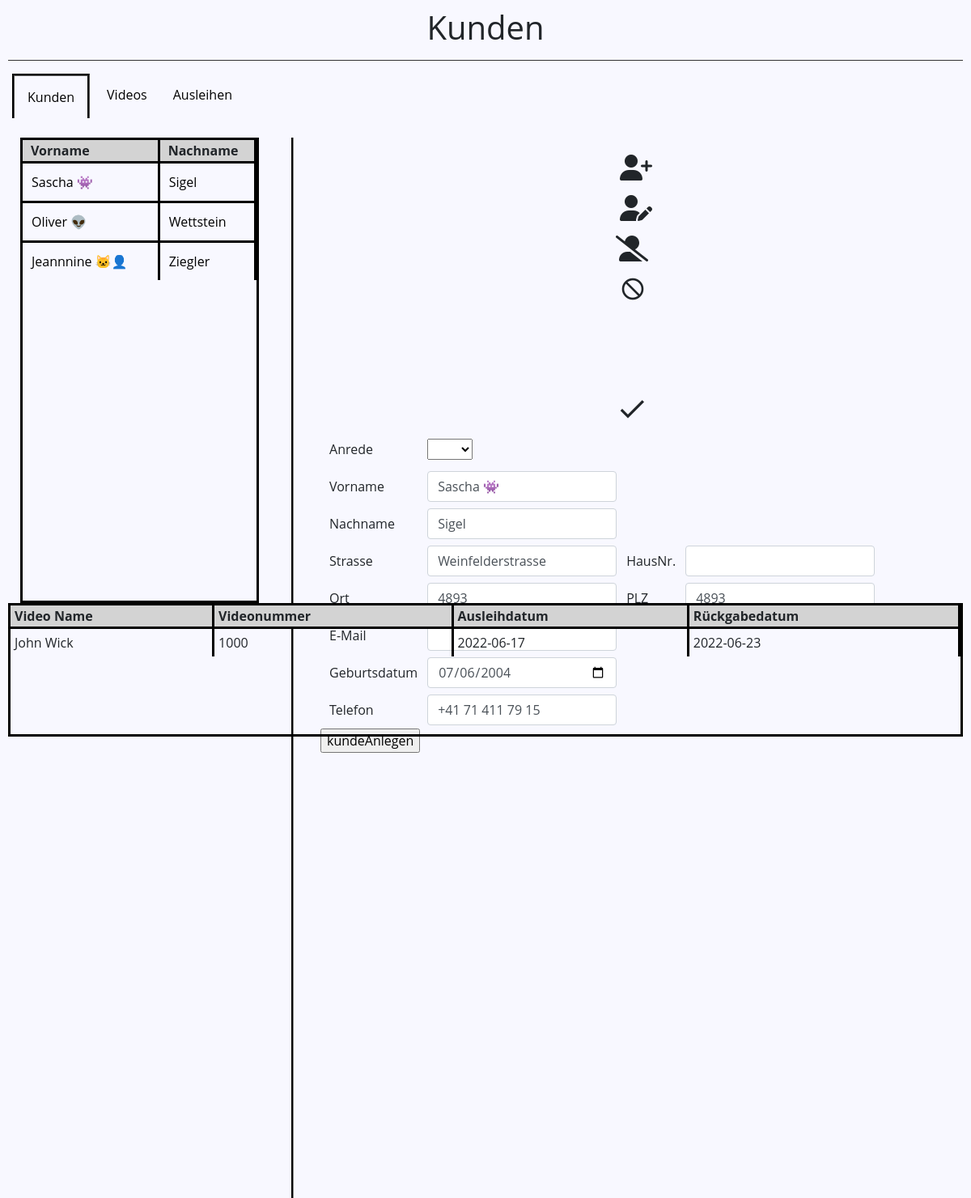
Page /index_videos.php?kunNummer=1000 on the committed database.
### tables this page shows
create table TKunden (
	KunNummer int unsigned primary key auto_increment,
    KunAnrede enum('Herr', 'Frau'),
    KunVorname varchar(40) not null,
    KunNachname varchar(40) not null,
    KunStrasse varchar(50) not null,
    KunHausnummer varchar(4) not null,
    KunEMail varchar(40) not null,
    KunGebDatum date not null,
    KunTelefon char(16) not null,
    OrtONRP int(5) not null
);

create table TVideos(
	VidNummer int unsigned primary key auto_increment,
    VidTitel varchar(40) not null,
    VidDauer time not null,
    VidKategorie varchar(40),
    VidJahr year not null,
    VidFreiAb smallint unsigned not null,
    VidPreisProTag decimal (4,2) not null,
    VidEinkaufsPreis decimal (5,2) not null,
    VidLagerbestand int unsigned not null
);

create table TAusleihen (
	AusId int unsigned primary key auto_increment,
    AusVon date not null,
    AusBis date,
    VidNummer int unsigned not null,
    KunNummer int unsigned not null
);

### index_videos.php (the view, shortened to what this page needs)
<?php
require_once "config.php";
if (isset($_GET['kunNummer'])) {
    $kunNummer = $_GET['kunNummer'];
    $sql = "SELECT * FROM TKunden where kunNummer=" . $kunNummer;
    $result = $link->query($sql);
    if ($result->num_rows > 0) {
        while ($row = $result->fetch_assoc()) {
            $kunVorname = $row['KunVorname'];
            $kunNachname = $row['KunNachname'];
            $kunStrasse = $row['KunStrasse'];
            $kunGebDatum = $row['KunGebDatum'];
            $kunTelefon = $row['KunTelefon'];
            $ortONRP = $row['OrtONRP'];
        }
    }
} else if (isset($_POST['kundeAnlegen'])) {
    $sql = "INSERT INTO TKunden (KunAnrede, KunVorname, KunNachname, KunStrasse, KunGebDatum, KunTelefon, OrtONRP)
                      VALUES ('" . $_POST['anrede'] . "','" . $_POST['vn'] . "','" . $_POST['nn'] . "','" . $_POST['str'] . "'," . $_POST['datum'] . ",'" . $_POST['tele'] . "'," . $_POST['plz'] . ")";
    mysqli_query($link, $sql);
    echo $_POST['anrede'] . "," . $_POST['vn'] . "," . $_POST['nn'] . "," . $_POST['str'] . "," . $_POST['datum'] . "," . $_POST['tele'] . "," . $_POST['plz'];
}
?>
<!doctype html>
<html lang="de">
<head>
    <link rel="stylesheet" href="https://cdn.jsdelivr.net/npm/bootstrap@4.6.0/dist/css/bootstrap.min.css">
    <link href="css/bootstrap-custom.css" rel="stylesheet">
</head>
<body>
    <div class="container">
        <h1>Kunden</h1>
        <hr>
        <nav>
            <ul>
                <li><a class="active" href="index.php">Kunden</a></li>
                <li><a href="videos.php">Videos</a></li>
                <li><a href="ausleihen.php">Ausleihen</a></li>
            </ul>
        </nav>
        <br>
        <div class="datatable">
            <table>
                <thead>
                    <tr>
                        <th>Vorname</th>
                        <th>Nachname</th>
                    </tr>
                </thead>
                <tbody>
                    <?php
                    $sql = "SELECT * FROM TKunden";
                    $result = $link->query($sql);
                    if ($result->num_rows > 0) {
                        while ($row = $result->fetch_assoc()) {
                            echo "  <tr>
                                        <td><a href='" . $_SERVER['PHP_SELF'] . '?kunNummer=' . $row['KunNummer'] . "'>" . $row['KunVorname'] . "</a></td>
                                        <td><a href='" . $_SERVER['PHP_SELF'] . '?kunNummer=' . $row['KunNummer'] . "'>" . $row['KunNachname'] . "</a></td>
                                    </tr>";
                        }
                    }
                    ?>
                </tbody>
            </table>
        </div>
        <div class="vl"></div>
        <div class="icon">
            <table>
                <tr>
                    <td>
                        <br>
                        <div onclick="addUser()">
                            <i class="fa-solid fa-user-plus fa-2xl" style="margin: 5px;"></i>
                        </div>
                    </td>
                </tr>
                <tr>
                    <td>
                        <div onclick="editUser()">
                            <br>
                            <i class="fa-solid fa-user-pen fa-2xl" style="margin: 5px;"></i></i>
                        </div>
                    </td>
                </tr>
                <tr>
                    <td>
                        <div onclick="deleteUser()">
                            <br>
                            <i class="fa-solid fa-user-large-slash fa-2xl"></i>
                        </div>
                    </td>
                </tr>
                <tr>
                    <td>
                        <div onclick="dismiss()">
                            <i class="material-icons" style="font-size:32px; margin-top: 20px; margin-left: 5px;">not_interested</i>
                        </div>
                    </td>
                </tr>
                <tr>
                    <td>
                        <div onclick="done()">
                            <br>
                            <i class="material-icons" style="font-size:40px; margin-top: 80px;">done</i>
                        </div>
                    </td>
                </tr>
            </table>
        </div>
        <div class="kunde">
            <form action="index.php" method="post">
                <table>
                    <tr>
                        <td>
                            <label for="anrede">Anrede</label>
                        </td>
                        <td>
                            <select name="anrede" id="anrede" required>
                                <option value=""></option>
                                <option value="Frau">Frau</option>
                            </select>
                        </td>
                    </tr>
                    <tr>
                        <td>
                            <label for="vn">Vorname</label>
                        </td>
                        <td>
                            <input type="text" class="form-control" id="vn" name="vn" value="<?php echo $kunVorname ?>" required>
                        </td>
                    </tr>
                    <tr>
                        <td>
                            <label for="nn">Nachname</label>
                        </td>
                        <td>
                            <input type="text" class="form-control" id="nn" name="nn" value="<?php echo $kunNachname ?>" required>
                        </td>
                    </tr>
                    <tr>
                        <td>
                            <label for="str">Strasse</label>
                        </td>
                        <td>
                            <input type="text" class="form-control" id="str" name="str" value="<?php echo $kunStrasse ?>" required>
                        </td>
                        <td>
                            <label for="nr">HausNr.</label>
                        </td>
                        <td>
                            <input type="text" class="form-control" id="nr" name="nr" value="<?php echo "" ?>" required>
                        </td>
                    </tr>
                    <tr>
                        <td>
                            <label for="ort">Ort</label>
                        </td>
                        <td>
                            <input type="text" class="form-control" id="ort" name="ort" value="<?php echo $ortONRP ?>" required>
                        </td>
                        <td>
                            <label for="plz">PLZ</label>
                        </td>
                        <td>
                            <input type="number" class="form-control" id="plz" name="plz" value="<?php echo $ortONRP ?>" required>
                        </td>
                    </tr>
                    <tr>
                        <td>
                            <label for="eM">E-Mail</label>
                        </td>
                        <td>
                            <input type="email" class="form-control" id="eM" name="eM" value="<?php echo "" ?>" required>
                        </td>
                    </tr>
                    <tr>
                        <td>
                            <label for="datum">Geburtsdatum</label>
                        </td>
                        <td>
                            <input type="date" class="form-control" id="datum" name="datum" value="<?php echo $kunGebDatum ?>" required>
                        </td>
                    </tr>
                    <tr>
                        <td>
                            <label for="tele">Telefon</label>
                        </td>
                        <td>
                            <input type="phone" class="form-control" id="tele" name="tele" value="<?php echo $kunTelefon ?>" required>
                        </td>
                    </tr>
                </table>
                <input type="submit" name="kundeAnlegen" value="kundeAnlegen">
            </form>
        </div>
        <div class="videos">
            <table>
                <thead>
                    <tr>
                        <th>Video Name</th>
                        <th>Videonummer</th>
                        <th>Ausleihdatum</th>
                        <th>Rückgabedatum</th>
                    </tr>
                </thead>
                <tbody>
                    <?php
                    if (isset($_GET["kunNummer"])) {
                        $sql = "select v.VidTitel, v.VidNummer, a.AusVon, a.AusBis from TKunden k, TVideos v, TAusleihen a where k.KunNummer = a.KunNummer and a.VidNummer = v.VidNummer and k.KunNummer = ". $_GET["kunNummer"] . ";";
                        $result = $link->query($sql);
                        if ($result->num_rows > 0) {
                            while ($row = $result->fetch_assoc()) {
                                echo "  <tr>
                                            <td>". $row["VidTitel"] . "</td>
                                            <td>". $row["VidNummer"] . "</td>
                                            <td>". $row["AusVon"] . "</td>
                                            <td>". $row["AusBis"] . "</td>
                                        </tr>";
                            }
                        }
                    }
                    ?>
                </tbody>
            </table>
        </div>
        <br>
    </div>
</body>
</html>

### rows in the picture
tkunden: KunVorname "Sascha 👾", KunNachname "Sigel", vn "Sascha 👾", nn "Sigel", str "Weinfelderstrasse", ort "4893", plz "4893", datum "07/06/2004", tele "+41 71 411 79 15"
tkunden: KunVorname "Oliver 👽", KunNachname "Wettstein"
tkunden: KunVorname "Jeannnine 🐱‍👤", KunNachname "Ziegler"
tvideos: VidTitel "John Wick", VidNummer "1000", tausleihen.AusVon "2022-06-17", tausleihen.AusBis "2022-06-23"
